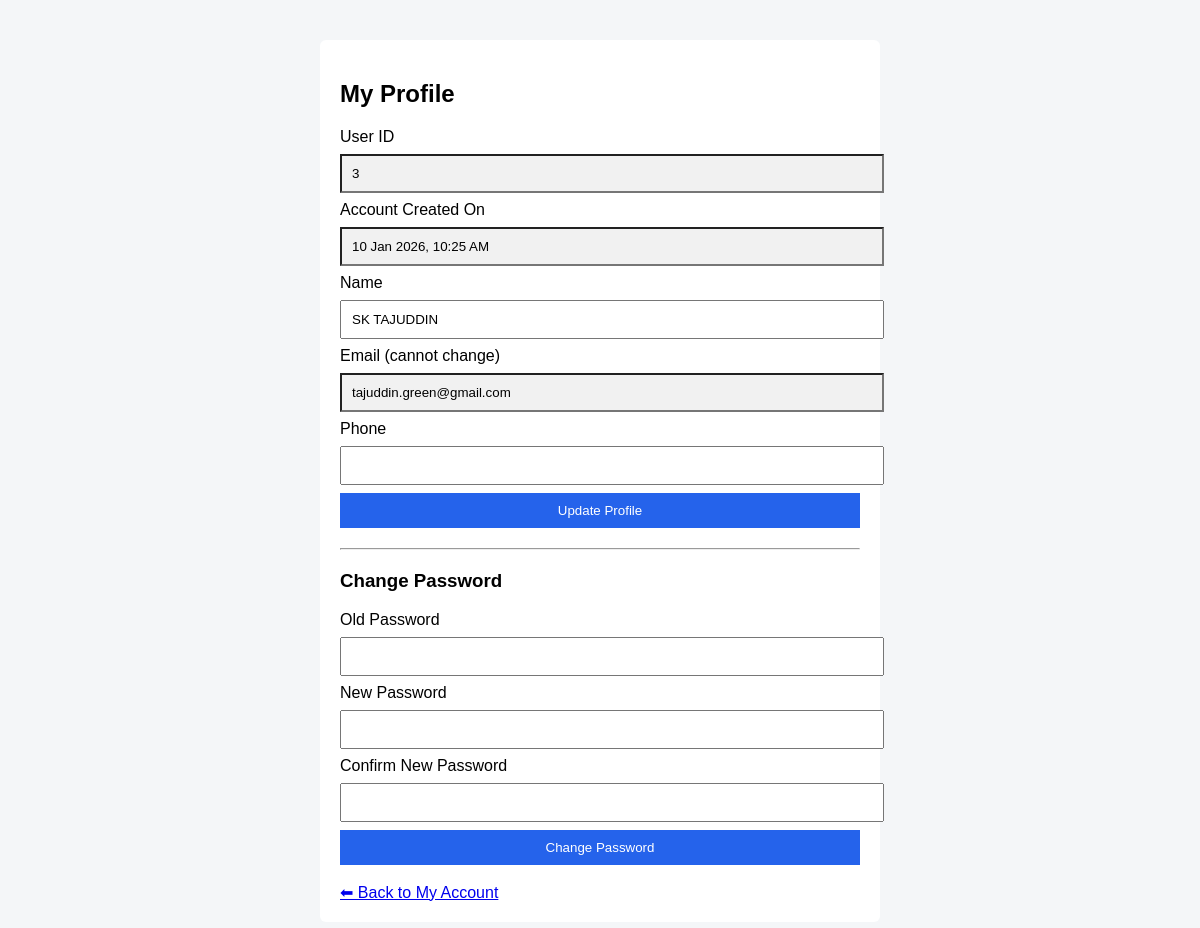
Page /consumer/profile.php (signed in) on the committed database.
### tables this page shows
CREATE TABLE `users` (
  `user_id` int(11) NOT NULL,
  `name` varchar(100) NOT NULL,
  `email` varchar(100) NOT NULL,
  `phone` varchar(15) DEFAULT NULL,
  `password` varchar(255) NOT NULL,
  `role` enum('consumer','provider','admin') NOT NULL,
  `status` tinyint(4) DEFAULT 1,
  `created_at` timestamp NOT NULL DEFAULT current_timestamp(),
  `is_active` tinyint(1) NOT NULL DEFAULT 1
);

### consumer/profile.php (the view, shortened to what this page needs)
<?php
require_once dirname(__DIR__) . "/config/db.php";
$userId = $_SESSION['user_id'];
$stmt = $conn->prepare("
    SELECT user_id, name, email, phone, password, created_at
    FROM users
    WHERE user_id = ?
");
$stmt->bind_param("i", $userId);
$stmt->execute();
$user = $stmt->get_result()->fetch_assoc();
?>
<!DOCTYPE html>
<html>
<head>
</head>
<body>
<div class="box">
    <h2>My Profile</h2>
    <form method="POST">
        <label>User ID</label>
        <input type="text" value="<?= $user['user_id'] ?>" readonly>
        <label>Account Created On</label>
        <input type="text" value="<?= date('d M Y, h:i A', strtotime($user['created_at'])) ?>" readonly>
        <label>Name</label>
        <input type="text" name="name" value="<?= htmlspecialchars($user['name']) ?>" required>
        <label>Email (cannot change)</label>
        <input type="email" value="<?= htmlspecialchars($user['email']) ?>" readonly>
        <label>Phone</label>
        <input type="text" name="phone" value="<?= htmlspecialchars($user['phone']) ?>">
        <button type="submit">Update Profile</button>
    </form>
    <hr>
    <h3>Change Password</h3>
    <form method="POST">
        <label>Old Password</label>
        <input type="password" name="old_password" required>
        <label>New Password</label>
        <input type="password" name="new_password" required>
        <label>Confirm New Password</label>
        <input type="password" name="confirm_password" required>
        <button type="submit">Change Password</button>
    </form>
    <br>
    <a href="account.php">⬅ Back to My Account</a>
</div>
</body>
</html>

### consumer/profile.php (style rules this page uses)
body { font-family: Arial; background:#f4f6f8; }
.box { max-width:520px; margin:40px auto; background:#fff; padding:20px; border-radius:6px; }
input { width:100%; padding:10px; margin:8px 0; }
input[readonly] { background:#f1f1f1; cursor:not-allowed; }
button { padding:10px; background:#2563eb; color:#fff; border:none; cursor:pointer; width:100%; }
hr { margin:20px 0; }

### rows in the picture
users: user_id "3", created_at "10 Jan 2026, 10:25 AM", name "SK TAJUDDIN", email "tajuddin.green@gmail.com"
